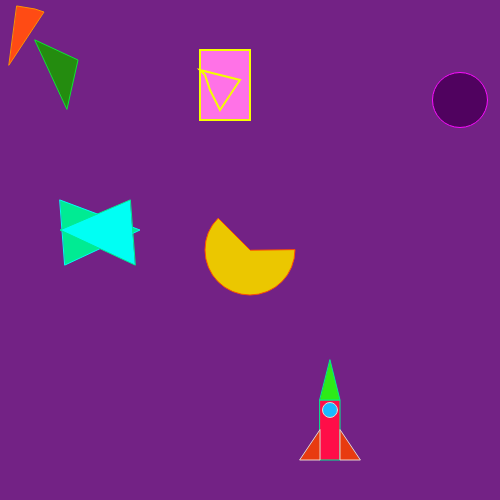
Frame 1 (no input)
Frame 60 (no input): identical to frame 1, image omitted
Frame 120 (the mouse pressed at the canvas centre since frame 60): identical to frame 1, image omitted

The p5.js sketch that drew this single still picture (run headless with seeded random() and noise() and a simulated clock; from frame 60 on, the mouse is pressed at the canvas centre):

// p5.js sketch
// ── sketch.js
function setup() {
  createCanvas(500, 500);
}

function draw() {
  background('#732285');
	fill(80, 2, 95);
  stroke('#FB0DFF');
	ellipse(460, 100, 55, 55);
	colorMode(HSB);
	fill(110, 89, 55, 89);
  stroke('#0CE830');
	triangle(35, 40, 78, 60, 67, 109);
	colorMode(RGB, 255);
	fill(255, 75, 20);
  stroke('#FF9100');
	quad(9, 65, 44, 12, 35, 9, 17, 6);
	fill('#FF72E7');
  strokeWeight(2);
  stroke('#F4FF00');
  beginShape();
  vertex(200, 50);
  vertex(250, 50);
  vertex(250, 120)
  vertex(200, 120);
	beginContour();
  vertex(200, 70);
  vertex(240, 80);
  vertex(220, 110);
  vertex(210, 90);
  vertex(205, 75);
  endContour();
  endShape(CLOSE);
  fill('#EBC700');
  strokeWeight(1);
  stroke('#FF4F00');
  arc(250, 250, 90, 90, 0, PI + QUARTER_PI, PIE);
  fill('#00EB93');
  stroke('#00FFF4');
  triangle(60, 200, 140, 230, 65, 265);
  fill('#00FFF4');
  stroke('#00EB93');
  triangle(130, 200, 60, 230, 135, 265);
  fill('#FF0D48');
  rect(320, 400, 20, 60);
  fill('#2DEB17');
  triangle(320, 400, 340, 400, 330, 360);
  fill('#1AB9FF');
  stroke('#E8D7CC');
  ellipse(330, 410, 15, 15);
  fill('#E83B10');
  triangle(320, 430, 320, 460, 300, 460);
  triangle(340, 430, 340, 460, 360, 460);
}
